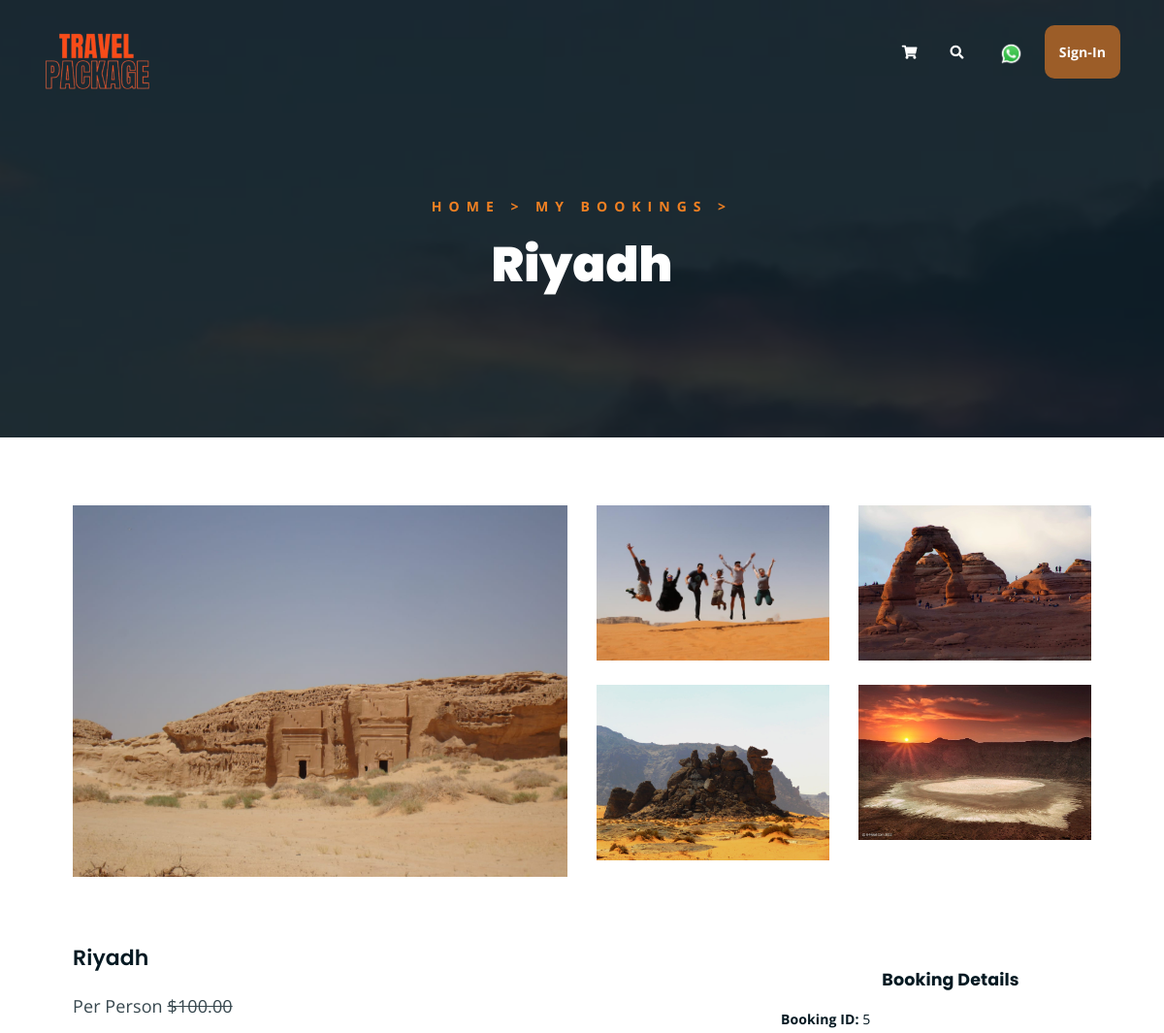
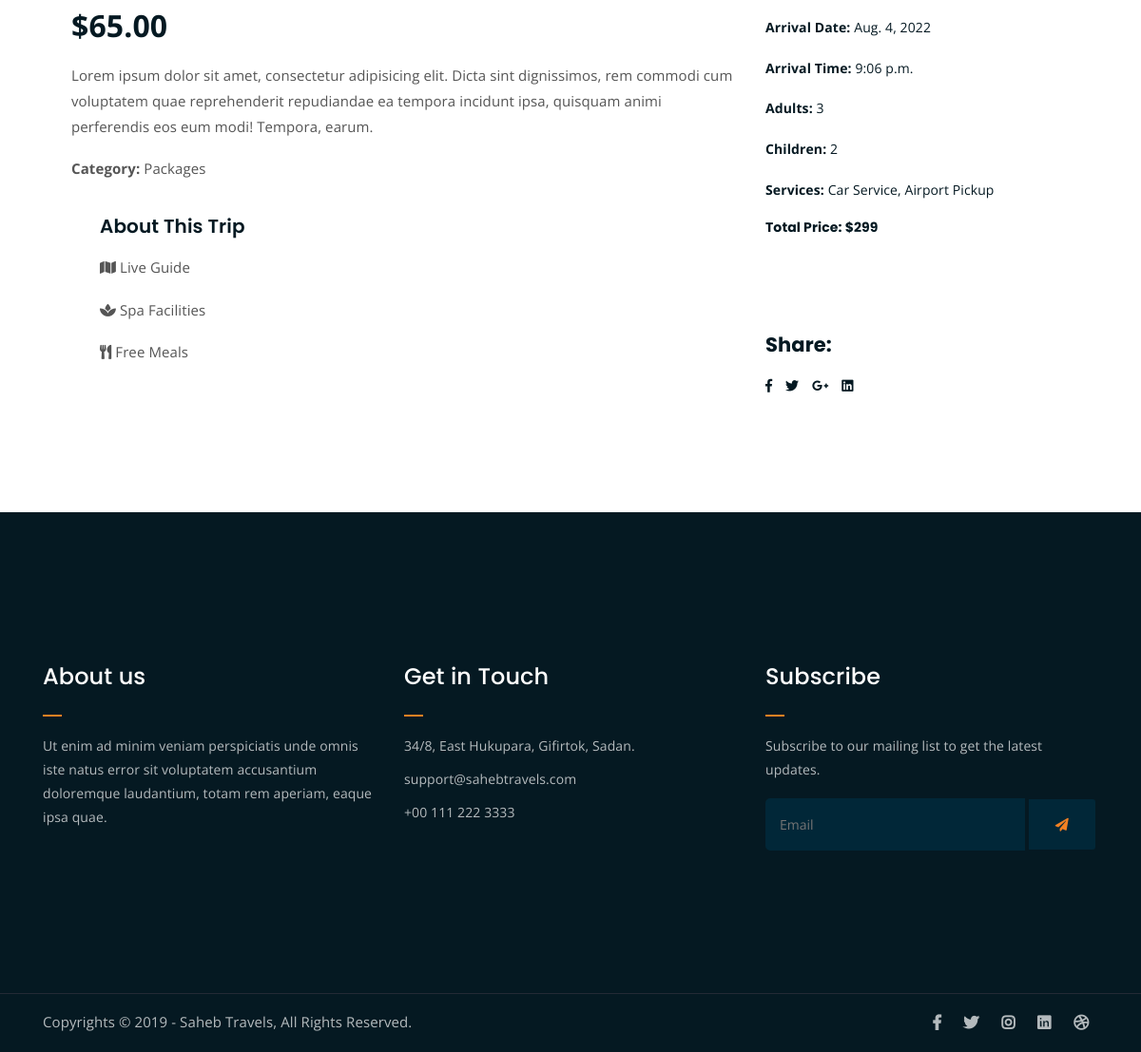
The app's page /booking/5/ with its own data (2 pictures, top to bottom).
### booking/models.py (models this page shows, shortened)
class Bookings(models.Model):
    bid = models.AutoField(auto_created=True, serialize=True, primary_key=True)
    user = models.ForeignKey(User, on_delete=models.CASCADE)
    product = models.ForeignKey(Product, on_delete=models.CASCADE)
    arrival_date = models.DateField()
    arrival_time = models.TimeField()
    booked_on = models.DateTimeField(default=datetime.datetime.now())
    adults = models.IntegerField(default=2)
    children = models.IntegerField(default=0)
    total = models.PositiveIntegerField(default=0)
    car_service = models.BooleanField(default=False)
    pickup_from_airport = models.BooleanField(default=False)

class Product(models.Model):
    pid = models.AutoField(auto_created=True, serialize=True, primary_key=True)
    sid = models.ForeignKey(Services, on_delete=models.CASCADE)
    product_name = models.CharField(max_length=300)
    product_desc = models.TextField(default="")
    price_per_person = models.PositiveIntegerField()
    child_price = models.PositiveSmallIntegerField()
    available_from = models.DateField(default=datetime.datetime.now().date())
    available_till = models.DateField(default=(datetime.datetime.now().date()+datetime.timedelta(days=7)))

class ShowImages(models.Model):
    image = models.ImageField(upload_to="single-prod/", default='default.jpeg')
    product = models.ForeignKey(Product, on_delete=models.CASCADE)
    image_position = models.CharField(max_length=10, choices=types)

class Services(models.Model):
    sid = models.AutoField(auto_created=True, serialize=True, primary_key=True)
    service_name = models.CharField(max_length=250)

### booking/views.py (the view)
# urls.py: path('booking/<int:bid>/', views.show_booking, name='booking'),
def show_booking(request, bid):
    booking = Bookings.objects.get(bid=bid)
    product = booking.product
    main = ShowImages.objects.filter(product=product, image_position='Main')
    side_1 = ShowImages.objects.filter(product=product, image_position='Side')[:2]
    side_2 = ShowImages.objects.filter(product=product, image_position='Side')[2:]
    user = get_active()
    context = {
        'main': main,
        'side_1': side_1,
        'side_2': side_2,
        'b': booking,
        'user': user
        }
    return render(request, 'booking_details.html', context=context)

### booking/views.py (called while the page is built)
def get_active():
    try:
        user = User.objects.get(logged_in=True)
        return user
    except User.DoesNotExist:
        return None
    except User.MultipleObjectsReturned:
        users = User.objects.filter(logged_in=True)
        for u in users:
            u.logged_in = False
            u.save()
        return None

### booking/templates/booking_details.html (shortened to what this page needs)
{% extends 'base.html' %}
{% block hero %}
	<div class="breadcrumb-section breadcrumb-bg">
		<div class="container">
			<div class="row">
				<div class="col-lg-8 offset-lg-2 text-center">
					<div class="breadcrumb-text">
						<p><a href="/" class="orange-text">Home</a>&nbsp;>&nbsp;<a href="/mybookings/" class="orange-text">My Bookings</a>&nbsp;></p>
						<h1>{{b.product.product_name}}</h1>
					</div>
				</div>
			</div>
		</div>
	</div>
{% endblock %}
{% block body %}
{% load static %}
		<div class="container" style="margin-bottom: 5rem;">
			<div class="col-md-12" style="z-index: 1;">
				<div class="images">
					<div class="main-img col-md-6">
						{% for m in main %}
						<img src="{{m.image.url}}" alt="">
						{% endfor %}
					</div>
					<div class="side-img col-md-3">
						{% for side in side_1 %}
						<img src="{{side.image.url}}" alt="">
						<br><br>
						{% endfor %}
					</div>
					<div class="side-img col-md-3">
						{% for side in side_2 %}
						<img src="{{side.image.url}}" alt="">
						<br><br>
						{% endfor %}
					</div>
				</div>
			</div><br><br><br><br><br><br><br><br><br><br><br><br><br><br><br><br><br><br><br>
			<div class="row">
				<div class="col-md-8" style="margin-top: 3rem; z-index: 1;">
					<div class="single-product-content">
						<div class="basic-content">
							<div class="left">
								<h3>{{b.product.product_name}}</h3>
								<p class="single-product-pricing"><span>Per Person <s>$100.00</s></span> ${{b.product.price_per_person}}.00</p>
							</div>
						</div>
						<p>Lorem ipsum dolor sit amet, consectetur adipisicing elit. Dicta sint dignissimos, rem commodi cum voluptatem quae reprehenderit repudiandae ea tempora incidunt ipsa, quisquam animi perferendis eos eum modi! Tempora, earum.</p>
							<p><strong>Category: </strong>{{b.product.sid.service_name}}</p>
						<div class="single-product-content">
							<h4>About This Trip</h4>
							<p><i class="fa fa-map"></i>&nbsp;Live Guide</p>
							<p><i class="fa fa-spa"></i>&nbsp;Spa Facilities</p>
							<p><i class="fa fa-utensils"></i>&nbsp;Free Meals</p>
						</div>
					</div>
				</div>
				<div class="col-md-4">
					<div class="details" style="margin-top: 5rem;">
                        <h5 style="text-align: center;">Booking Details</h5>
                        <div class="info">
                            <p><strong>Booking ID: </strong>{{b.bid}}</p>
                            <p><strong>Arrival Date: </strong>{{b.arrival_date}}</p>
                            <p><strong>Arrival Time: </strong>{{b.arrival_time}}</p>
                            <p><strong>Adults: </strong>{{b.adults}}</p>
                            <p><strong>Children: </strong>{{b.children}}</p>
                            <p><strong>Services: </strong>{% if b.car_service %}Car Service, {% endif %}
                                {% if b.pickup_from_airport %}Airport Pickup{% endif %}</p>
                            <h6><strong>Total Price: </strong>${{b.total}}</h6>
                        </div>
                    </div>
					<br><br><br><br>
					<h4>Share:</h4>
						<ul class="product-share">
							<li><a href=""><i class="fab fa-facebook-f"></i></a></li>
							<li><a href=""><i class="fab fa-twitter"></i></a></li>
							<li><a href=""><i class="fab fa-google-plus-g"></i></a></li>
							<li><a href=""><i class="fab fa-linkedin"></i></a></li>
						</ul>
				</div>
			</div>
		</div><br><br>
{% endblock %}

### booking/templates/base.html (shortened to what this page needs)
{% load static %}
<!DOCTYPE html>
<html lang="en">
<head>
	<link rel="stylesheet" href="{% static 'assets/css/all.min.css' %}">
	<link rel="stylesheet" href="{% static 'assets/bootstrap/css/bootstrap.min.css' %}">
	<link rel="stylesheet" href="https://maxcdn.bootstrapcdn.com/bootstrap/3.4.1/css/bootstrap.min.css">
	<link rel="stylesheet" href="{% static 'assets/css/owl.carousel.css' %}">
	<link rel="stylesheet" href="{% static 'assets/css/magnific-popup.css' %}">
	<link rel="stylesheet" href="{% static 'assets/css/animate.css' %}">
	<link rel="stylesheet" href="{% static 'assets/css/meanmenu.min.css' %}">
	<link rel="stylesheet" href="{% static 'assets/css/main.css' %}">
	<link rel="stylesheet" href="{% static 'assets/css/responsive.css' %}">
</head>
<body>
	<div class="top-header-area" id="sticker">
		<div class="container">
			<div class="row">
				<div class="col-lg-12 col-sm-12 text-center">
					<div class="main-menu-wrap">
						<div class="site-logo">
							<a href="/">
								<img src="{% static 'assets/img/tp_lg.png' %}" alt="" style="width: 8rem;">
							</a>
						</div>
						<nav class="main-menu">
							<ul>
								<li>
									<div class="header-icons">
										<a class="shopping-cart" href="{% url 'cart' %}"><i class="fas fa-shopping-cart"></i></a>
										<a class="mobile-hide search-bar-icon" href="#"><i class="fas fa-search"></i></a>
										<a href="https://wa.me/966590590777"><img style="width: 2.2rem; height: 2.2rem; object-fit: contain;" src="{% static 'assets/img/whatsapp.png' %}" alt=""></a>
										{% if not user %}
										<a href="{% url 'signIn' %}" class="btn-header">Sign-In</a>
										{% endif %}
									</div>
								</li>
							</ul>
						</nav>
					</div>
				</div>
			</div>
		</div>
	</div>
	{% block hero %}{% endblock %}
	{% block body %}{% endblock %}
	<div class="footer-area">
		<div class="container">
			<div class="row">
				<div class="col-lg-4 col-md-6">
					<div class="footer-box about-widget">
						<h2 class="widget-title">About us</h2>
						<p>Ut enim ad minim veniam perspiciatis unde omnis iste natus error sit voluptatem accusantium doloremque laudantium, totam rem aperiam, eaque ipsa quae.</p>
					</div>
				</div>
				<div class="col-lg-4 col-md-6">
					<div class="footer-box get-in-touch">
						<h2 class="widget-title">Get in Touch</h2>
						<ul>
							<li>34/8, East Hukupara, Gifirtok, Sadan.</li>
							<li>support@sahebtravels.com</li>
							<li>+00 111 222 3333</li>
						</ul>
					</div>
				</div>
				<div class="col-lg-4 col-md-6">
					<div class="footer-box subscribe">
						<h2 class="widget-title">Subscribe</h2>
						<p>Subscribe to our mailing list to get the latest updates.</p>
						<form action="#">
							<input type="email" placeholder="Email">
							<button type="submit"><i class="fas fa-paper-plane"></i></button>
						</form>
					</div>
				</div>
			</div>
		</div>
	</div>
	<div class="copyright">
		<div class="container">
			<div class="row">
				<div class="col-lg-6 col-md-12">
					<p>Copyrights &copy; 2019 - Saheb Travels,  All Rights Reserved.</p>
				</div>
				<div class="col-lg-6 text-right col-md-12">
					<div class="social-icons">
						<ul>
							<li><a href="#" target="_blank"><i class="fab fa-facebook-f"></i></a></li>
							<li><a href="#" target="_blank"><i class="fab fa-twitter"></i></a></li>
							<li><a href="#" target="_blank"><i class="fab fa-instagram"></i></a></li>
							<li><a href="#" target="_blank"><i class="fab fa-linkedin"></i></a></li>
							<li><a href="#" target="_blank"><i class="fab fa-dribbble"></i></a></li>
						</ul>
					</div>
				</div>
			</div>
		</div>
	</div>
</body>
</html>

### booking/templates/base.html (style rules this page uses)
.btn-header { background-color: rgba(242, 129, 35, 0.6); color: white; border-radius: 10px; text-align: center; padding-left: 1rem; padding-right: 1rem; cursor: pointer; text-decoration-style: none; }

### booking/templates/booking_details.html (style rules this page uses)
.images { display: flex; justify-content: center; margin-top: 5rem; margin-bottom: 4rem; }
.main-img { width: 100%; height: 15rem; }
.side-img { width: 100%; height: 7rem; }
.basic-content { display: flex; }
.left { flex: 2; display: block; }

### records on screen
Bookings: product.product_name "Riyadh", product.price_per_person "65", product.sid.service_name "Packages", bid "5", arrival_date "Aug. 4, 2022", arrival_time "9:06 p.m.", adults "3", children "2", total "299"
ShowImages: image (picture)
ShowImages: image (picture)
ShowImages: image (picture)
ShowImages: image (picture)
ShowImages: image (picture)
